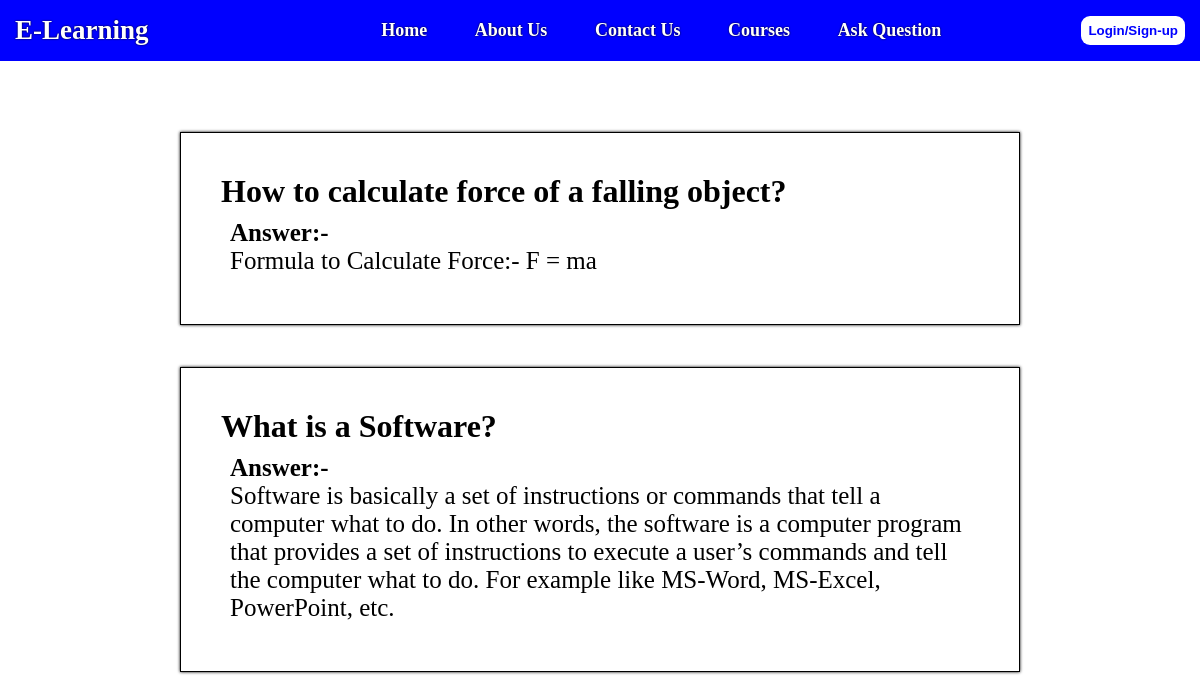
Screenshot of /pages/questions.php with the database file from the repository.
### tables this page shows
CREATE TABLE IF NOT EXISTS `questions` (
  `qn_id` int NOT NULL AUTO_INCREMENT,
  `question` varchar(500) NOT NULL,
  `answer` varchar(1000) NOT NULL,
  `question_by` varchar(30) NOT NULL,
  `answer_by` varchar(200) NOT NULL,
  PRIMARY KEY (`qn_id`)
);

### pages/questions.php (the view, shortened to what this page needs)
<!DOCTYPE html>
<html lang="en">
<head>
</head>
<body>
<?php
    include "../includes/db.php";
    include "../includes/nav.php";
    ?>
    <section>
    <?php
    $sql = "SELECT * FROM `questions`";
    $result = mysqli_query($conn, $sql);
    while($row = mysqli_fetch_assoc($result)){
        ?>
            <div class="questions">
                <h3 class="question"><?php echo $row['question']; ?></h3>
                <?php
                    if($row['answer'] != ""){
                        ?>
                        <p style="padding:9px;font-size: 25px;"><?php echo "<b>Answer:-</b> <br>".$row['answer']; ?></p>
                        </div>
                        <?php
                    }else{
                ?>
             <a href="<?php echo 'http://localhost/elearningapp/pages/answer.php?id='.$row['qn_id'];?>">Answer</a>
            </div>
            <?php
            }
    }
?>
</section>
</body>
</html>

### css/style.css (style rules this page uses)
* { margin: 0; padding: 0; box-sizing: border-box; }

### pages/questions.php (style rules this page uses)
section { display: flex; flex-direction: column; justify-content: center; align-items: center; padding-top: 50px; }
.questions { width:70%; padding: 40px; box-shadow: 0 0 3px black; border: 1px solid black; margin: 21px; }
.question { font-size: 2rem; }

### rows the page displays
questions: question "How to calculate force of a falling object?", answer "Formula to Calculate Force:- F = ma"
questions: question "What is a Software?", answer "Software is basically a set of instructions or commands that tell a computer what to do. In other words, the software is a computer program that provides a set of instructions to execute a user’s commands and tell the computer what to do. For example like MS-Word, MS-Excel, PowerPoint, etc."
